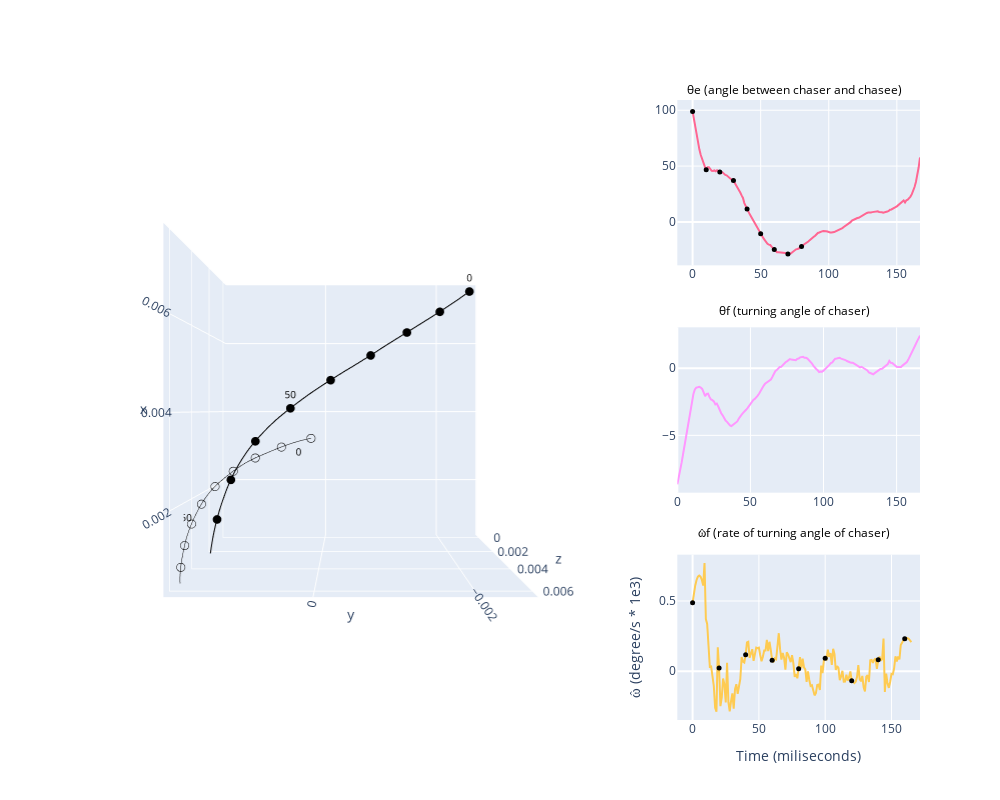

Notebook cell for this chart:
### Code cell
fig = make_subplots(
    rows=3, cols=3,
#     subplot_titles=titles,
    specs=[
        [{"type": "scene", "rowspan": 3, "colspan": 2}, None, {"type": "xy"}],
        [None,                        None,              {"type": "xy"}],
        [None,                        None,              {"type": "xy"}]
          ])


################### the 3D chase plot #######################################################################
# 3D line plot to recreate the chase
line_trace_1 = go.Scatter3d(
    x = com_df.chaser_com_x, y = com_df.chaser_com_y, z = com_df.chaser_com_z,
    mode='lines',
    line=dict(color='black'),
    name='Line'
)

line_trace_2 = go.Scatter3d(
    x = com_df.chasee_com_x, y = com_df.chasee_com_y, z = com_df.chasee_com_z,
    mode='lines',
    line=dict(color='black', width=1),
    name='Line'
)

N = len(com_df)-1
# Markers every 10th point

marker_indices = np.arange(0, N, 10)

marker_trace_1 = go.Scatter3d(
    x=com_df.chaser_com_x[marker_indices],
    y=com_df.chaser_com_y[marker_indices],
    z=com_df.chaser_com_z[marker_indices],
    mode='markers',
    marker=dict(
        size=3,
        color='black',
        symbol='circle'
#         ['circle' if i % 2 == 0 else 'circle-open' for i in range(len(marker_indices))],
#         line=dict(width=1, color='black')
    ),
    name='Markers_chaser'
)

marker_trace_2 = go.Scatter3d(
    x=com_df.chasee_com_x[marker_indices],
    y=com_df.chasee_com_y[marker_indices],
    z=com_df.chasee_com_z[marker_indices],
    mode='markers',
    marker=dict(
        size=3,
        color='black',
        symbol='circle-open'
#         ['circle' if i % 2 == 0 else 'circle-open' for i in range(len(marker_indices))],
#         line=dict(width=1, color='black')
    ),
    name='Markers_chasee'
)


# Text labels every 50th point
text_indices = np.arange(0, N, 50)

text_trace_1 = go.Scatter3d(
    x=com_df.chaser_com_x[text_indices],
    y=com_df.chaser_com_y[text_indices],
    z=com_df.chaser_com_z[text_indices],
    mode='text',
    text=[str(i) for i in text_indices],
    textposition='top center',
    textfont=dict(size=10, color='black'),
    name='Labels_chaser'
)

text_trace_2 = go.Scatter3d(
    x=com_df.chasee_com_x[text_indices],
    y=com_df.chasee_com_y[text_indices],
    z=com_df.chasee_com_z[text_indices],
    mode='text',
    text=[str(i) for i in text_indices],
    textposition='bottom left',
    textfont=dict(size=10, color='black'),
    name='Labels_chasee'
)

# Create the figure

# Add all traces to the subplot
fig.add_trace(line_trace_1, row=1, col=1)
fig.add_trace(line_trace_2, row=1, col=1)
fig.add_trace(marker_trace_1, row=1, col=1)
fig.add_trace(marker_trace_2, row=1, col=1)
fig.add_trace(text_trace_1, row=1, col=1)
fig.add_trace(text_trace_2, row=1, col=1)

# Set the camera to view along the z-axis (xy plane)
fig.update_layout(
    scene_camera=dict(
        eye=dict(x=0., y=0., z=2.5)  # Adjust z to control the distance
    ),
    scene=dict(
        aspectmode='cube'  # Keeps the aspect ratio uniform
    )
)

############## add all the chase variables as line plots in second column ###############################
###### 1) angle between the chasee and chaser ##############################################################
marker_trace_theta = go.Scatter(
    x=time_Axis[marker_indices],
    y=chase_df.loc[:,'error_theta'][marker_indices],
    mode='markers',
    marker=dict(
        size=5,
        color='black',
        symbol='circle'
    ),
    name='theta'
)

fig.add_trace(go.Scatter(
    x = time_Axis, y = chase_df.loc[:,'error_theta'],
    mode = 'lines'),
              row = 1, col = 3)
fig.add_trace(marker_trace_theta, row = 1, col = 3)


####### 2) turning angle for the chaser ####################################################################
omega = chase_df.loc[:,'turning_theta'][1:]
omega_smoothed = signal.savgol_filter(omega, 20, 3)


fig.add_trace(go.Scatter(
        x = time_Axis, y = omega_smoothed
        , mode = 'lines'
        ),
             row = 2, col = 3)

######## 3) rate of turning angle for the chaser ############################################################
omega_hat = np.diff(omega_smoothed)

marker_indices = np.arange(0, len(omega_hat), 20)
marker_trace_omega_hat = go.Scatter(
    x=time_Axis[marker_indices], 
    y=omega_hat[marker_indices],
    mode='markers',
    marker=dict(
        size=5,
        color='black',
        symbol='circle'
    ),
    name='omega_hat'
)

fig.add_trace(go.Scatter(
    x = time_Axis, y = omega_hat,
    mode = 'lines'),
              row = 3, col = 3)
fig.add_trace(marker_trace_omega_hat, row = 3, col = 3)

# Add manual annotations for column 3 titles
titles = [
    "θe (angle between chaser and chasee)",
    "θf (turning angle of chaser)",
    "ω̂f (rate of turning angle of chaser)"
]

for i, title in enumerate(titles):
    fig.add_annotation(
        text=title,
        xref="paper",
        yref="paper",
        x=0.85,  # far right (col 3)
        y=1.0 - (i * 1 / 2.8),  # top, middle, bottom
        xanchor="center",
        yanchor="bottom",
        showarrow=False,
        font=dict(size=12, color="black")
    )

# Final layout tweaks
fig.update_layout(
    height=800,
    width=1000,
#     title_text="Custom Titles for Column 3 Subplots",
    showlegend=False
)

fig.update_layout({
    'xaxis3': dict(title='Time (miliseconds)'),
    "yaxis3": dict(title="ω̂ (degree/s * 1e3)", showgrid=True)
    })


fig.show()
fig.write_html("../dataFolders/MuscaChasingMusca/Sampled1k_Figures/Chase_relationships_v1/" + name + "theta_visualization.html")
# fig.write_html("../dataFolders/MuscaChasingMusca/Outputs/" + name + "theta_visualization.html")

### Figure 1 — Plotly figure (JSON) as saved in the notebook; plotly's stock layout.template omitted (floating-point values rounded to 4 significant figures; data arrays with more than 128 entries replaced by an {"elided": "..."} marker saying what was removed)
{"data": [{"line": {"color": "black"}, "mode": "lines", "name": "Line", "scene": "scene", "type": "scatter3d", "x": [0.007499, 0.00744, 0.00738, 0.007321, 0.00726, 0.0072, 0.007139, 0.007078, 0.007016, 0.006954, 0.00686, 0.006797, 0.006735, 0.006672, 0.00661, 0.006547, 0.006483, 0.006419, 0.006354, 0.006288, 0.006223, 0.006159, 0.006093, 0.006028, 0.00596, 0.005892, 0.005824, 0.005755, 0.005684, 0.005613, 0.005541, 0.005471, 0.0054, 0.00533, 0.005259, 0.005188, 0.00512, 0.00505, 0.004979, 0.004909, 0.004838, 0.004768, 0.004696, 0.004623, 0.004551, 0.004476, 0.004401, 0.004323, 0.004246, 0.00417, 0.004092, 0.004014, 0.003936, 0.003857, 0.003778, 0.0037, 0.003617, 0.003536, 0.003454, 0.003372, 0.003289, 0.003206, 0.003122, 0.003036, 0.002951, 0.002865, 0.002779, 0.002695, 0.002611, 0.002526, 0.002443, 0.00236, 0.002278, 0.002199, 0.002119, 0.002039, 0.00196, 0.00188, 0.00184, 0.001761, 0.001681, 0.001601, 0.00152, 0.001439, 0.001357, 0.001273, 0.001189, 0.001103], "y": [-0.002576, -0.002528, -0.002479, -0.002429, -0.002377, -0.002324, -0.002271, -0.002216, -0.00216, -0.002103, -0.002019, -0.001962, -0.001904, -0.001845, -0.001785, -0.001726, -0.001666, -0.001606, -0.001544, -0.001482, -0.00142, -0.001358, -0.001296, -0.001234, -0.001171, -0.001107, -0.001044, -0.0009807, -0.0009164, -0.0008526, -0.0007874, -0.0007214, -0.0006541, -0.0005888, -0.0005216, -0.0004534, -0.000387, -0.0003195, -0.0002549, -0.00019, -0.0001253, -6.09e-05, 2.872e-06, 6.673e-05, 0.0001301, 0.0001921, 0.000254, 0.0003148, 0.0003745, 0.0004331, 0.0004914, 0.0005481, 0.0006016, 0.0006559, 0.0007076, 0.0007549, 0.0008023, 0.0008464, 0.0008902, 0.0009315, 0.0009715, 0.001009, 0.001044, 0.001076, 0.001106, 0.001134, 0.001159, 0.001183, 0.001205, 0.001224, 0.001241, 0.001255, 0.001268, 0.001279, 0.001289, 0.001298, 0.001306, 0.001313, 0.001315, 0.00132, 0.001324, 0.001326, 0.001328, 0.001328, 0.001327, 0.001324, 0.001321, 0.001316], "z": [-0.0002547, -0.0002229, -0.0001911, -0.0001592, -0.0001271, -9.474e-05, -6.21e-05, -2.907e-05, 4.421e-06, 3.844e-05, 9.049e-05, 0.0001266, 0.0001633, 0.0002009, 0.0002388, 0.0002784, 0.0003186, 0.0003604, 0.0004031, 0.0004476, 0.0004934, 0.0005389, 0.0005856, 0.0006326, 0.0006807, 0.00073, 0.00078, 0.0008308, 0.000883, 0.0009377, 0.0009929, 0.001048, 0.001106, 0.001164, 0.001224, 0.001287, 0.001349, 0.001416, 0.001482, 0.001549, 0.001615, 0.001683, 0.001752, 0.001822, 0.001892, 0.001964, 0.002036, 0.002109, 0.002184, 0.002256, 0.002331, 0.002406, 0.002482, 0.002561, 0.00264, 0.00272, 0.002803, 0.002884, 0.002966, 0.00305, 0.003136, 0.003223, 0.003311, 0.003403, 0.003495, 0.003588, 0.003683, 0.003777, 0.003871, 0.003968, 0.004065, 0.004162, 0.00426, 0.004358, 0.004458, 0.004558, 0.004659, 0.004761, 0.004813, 0.004917, 0.005023, 0.00513, 0.005238, 0.005348, 0.005459, 0.005571, 0.005686, 0.005802]}, {"line": {"color": "black", "width": 1}, "mode": "lines", "name": "Line", "scene": "scene", "type": "scatter3d", "x": [0.003326, 0.003312, 0.003296, 0.003279, 0.003262, 0.003244, 0.003225, 0.003205, 0.003184, 0.003163, 0.00313, 0.003107, 0.003085, 0.003061, 0.003037, 0.003012, 0.002989, 0.002964, 0.002939, 0.002915, 0.002892, 0.002866, 0.00284, 0.002815, 0.002789, 0.002761, 0.002733, 0.002704, 0.002675, 0.002645, 0.002616, 0.002586, 0.002555, 0.002524, 0.002493, 0.002464, 0.002432, 0.002403, 0.002373, 0.002342, 0.00231, 0.002279, 0.002248, 0.002215, 0.002181, 0.002148, 0.002114, 0.002079, 0.002044, 0.002009, 0.001974, 0.001936, 0.0019, 0.001866, 0.00183, 0.001793, 0.001758, 0.001721, 0.001683, 0.001647, 0.001609, 0.001572, 0.001535, 0.001496, 0.001457, 0.001419, 0.001382, 0.001344, 0.001305, 0.001268, 0.00123, 0.001193, 0.001155, 0.001117, 0.001078, 0.001039, 0.0009992, 0.0009607, 0.0009409, 0.0009014, 0.0008619, 0.0008226, 0.0007836, 0.0007449, 0.0007066, 0.0006689, 0.0006318, 0.0005954], "y": [0.0001692, 0.0002159, 0.0002611, 0.0003049, 0.0003475, 0.0003889, 0.0004294, 0.0004689, 0.0005076, 0.0005456, 0.0006024, 0.0006396, 0.000676, 0.0007119, 0.0007478, 0.000784, 0.0008196, 0.000856, 0.0008915, 0.0009271, 0.0009606, 0.0009924, 0.001023, 0.001053, 0.001082, 0.00111, 0.001137, 0.001163, 0.001188, 0.001213, 0.001236, 0.001258, 0.001281, 0.001303, 0.001325, 0.001345, 0.001366, 0.001386, 0.001405, 0.001423, 0.00144, 0.001456, 0.001472, 0.001486, 0.0015, 0.001513, 0.001525, 0.001537, 0.001548, 0.001559, 0.001568, 0.001578, 0.001586, 0.001594, 0.001601, 0.001609, 0.001615, 0.001622, 0.001628, 0.001634, 0.001639, 0.001644, 0.00165, 0.001653, 0.001657, 0.00166, 0.001664, 0.001666, 0.001667, 0.001668, 0.001668, 0.001668, 0.001668, 0.001669, 0.001669, 0.001668, 0.001667, 0.001666, 0.001665, 0.001664, 0.001662, 0.001659, 0.001656, 0.001652, 0.001648, 0.001643, 0.001638, 0.001631], "z": [0.002294, 0.002338, 0.002383, 0.002429, 0.002475, 0.002522, 0.002569, 0.002617, 0.002665, 0.002713, 0.002786, 0.002835, 0.002884, 0.002933, 0.00298, 0.003029, 0.003077, 0.003126, 0.003175, 0.003223, 0.00327, 0.003321, 0.00337, 0.003419, 0.003468, 0.003518, 0.003568, 0.003618, 0.003667, 0.003718, 0.003768, 0.003817, 0.003867, 0.003916, 0.003966, 0.004015, 0.004065, 0.004114, 0.004162, 0.004211, 0.004259, 0.004307, 0.004354, 0.004402, 0.00445, 0.004497, 0.004544, 0.004592, 0.004638, 0.004686, 0.004732, 0.00478, 0.004826, 0.004873, 0.004919, 0.004965, 0.00501, 0.005056, 0.0051, 0.005145, 0.005189, 0.005234, 0.005278, 0.005322, 0.005366, 0.005408, 0.005451, 0.005492, 0.005535, 0.005575, 0.005617, 0.005657, 0.005697, 0.005737, 0.005778, 0.005817, 0.005858, 0.005897, 0.005917, 0.005956, 0.005995, 0.006034, 0.006072, 0.00611, 0.006146, 0.006183, 0.006218, 0.006253]}, {"marker": {"color": "black", "size": 3, "symbol": "circle"}, "mode": "markers", "name": "Markers_chaser", "scene": "scene", "type": "scatter3d", "x": [0.007499, 0.00686, 0.006223, 0.005541, 0.004838, 0.004092, 0.003289, 0.002443, 0.001681], "y": [-0.002576, -0.002019, -0.00142, -0.0007874, -0.0001253, 0.0004914, 0.0009715, 0.001241, 0.001324], "z": [-0.0002547, 9.049e-05, 0.0004934, 0.0009929, 0.001615, 0.002331, 0.003136, 0.004065, 0.005023]}, {"marker": {"color": "black", "size": 3, "symbol": "circle-open"}, "mode": "markers", "name": "Markers_chasee", "scene": "scene", "type": "scatter3d", "x": [0.003326, 0.00313, 0.002892, 0.002616, 0.00231, 0.001974, 0.001609, 0.00123, 0.0008619], "y": [0.0001692, 0.0006024, 0.0009606, 0.001236, 0.00144, 0.001568, 0.001639, 0.001668, 0.001662], "z": [0.002294, 0.002786, 0.00327, 0.003768, 0.004259, 0.004732, 0.005189, 0.005617, 0.005995]}, {"mode": "text", "name": "Labels_chaser", "scene": "scene", "text": ["0", "50"], "textfont": {"color": "black", "size": 10}, "textposition": "top center", "type": "scatter3d", "x": [0.007499, 0.004092], "y": [-0.002576, 0.0004914], "z": [-0.0002547, 0.002331]}, {"mode": "text", "name": "Labels_chasee", "scene": "scene", "text": ["0", "50"], "textfont": {"color": "black", "size": 10}, "textposition": "bottom left", "type": "scatter3d", "x": [0.003326, 0.001974], "y": [0.0001692, 0.001568], "z": [0.002294, 0.004732]}, {"mode": "lines", "type": "scatter", "x": {"elided": "168 int values"}, "xaxis": "x", "y": {"elided": "168 float values"}, "yaxis": "y"}, {"marker": {"color": "black", "size": 5, "symbol": "circle"}, "mode": "markers", "name": "theta", "type": "scatter", "x": [0, 10, 20, 30, 40, 50, 60, 70, 80], "xaxis": "x", "y": [98.97, 46.7, 44.75, 37.06, 11.49, -10.68, -24.77, -28.67, -22.03], "yaxis": "y"}, {"mode": "lines", "type": "scatter", "x": {"elided": "168 int values"}, "xaxis": "x2", "y": {"elided": "167 float values"}, "yaxis": "y2"}, {"mode": "lines", "type": "scatter", "x": {"elided": "168 int values"}, "xaxis": "x3", "y": {"elided": "166 float values"}, "yaxis": "y3"}, {"marker": {"color": "black", "size": 5, "symbol": "circle"}, "mode": "markers", "name": "omega_hat", "type": "scatter", "x": [0, 20, 40, 60, 80, 100, 120, 140, 160], "xaxis": "x3", "y": [0.4878, 0.02287, 0.1174, 0.07788, 0.01838, 0.09216, -0.06691, 0.08153, 0.2308], "yaxis": "y3"}], "layout": {"annotations": [{"font": {"color": "black", "size": 12}, "showarrow": false, "text": "θe (angle between chaser and chasee)", "x": 0.85, "xanchor": "center", "xref": "paper", "y": 1, "yanchor": "bottom", "yref": "paper"}, {"font": {"color": "black", "size": 12}, "showarrow": false, "text": "θf (turning angle of chaser)", "x": 0.85, "xanchor": "center", "xref": "paper", "y": 0.6429, "yanchor": "bottom", "yref": "paper"}, {"font": {"color": "black", "size": 12}, "showarrow": false, "text": "ω̂f (rate of turning angle of chaser)", "x": 0.85, "xanchor": "center", "xref": "paper", "y": 0.2857, "yanchor": "bottom", "yref": "paper"}], "height": 800, "scene": {"aspectmode": "cube", "camera": {"eye": {"x": 0, "y": 0, "z": 2.5}}, "domain": {"x": [0, 0.6444], "y": [0, 1]}}, "showlegend": false, "width": 1000, "xaxis": {"anchor": "y", "domain": [0.7111, 1]}, "xaxis2": {"anchor": "y2", "domain": [0.7111, 1]}, "xaxis3": {"anchor": "y3", "domain": [0.7111, 1], "title": {"text": "Time (miliseconds)"}}, "yaxis": {"anchor": "x", "domain": [0.7333, 1]}, "yaxis2": {"anchor": "x2", "domain": [0.3667, 0.6333]}, "yaxis3": {"anchor": "x3", "domain": [0, 0.2667], "showgrid": true, "title": {"text": "ω̂ (degree/s * 1e3)"}}}}
